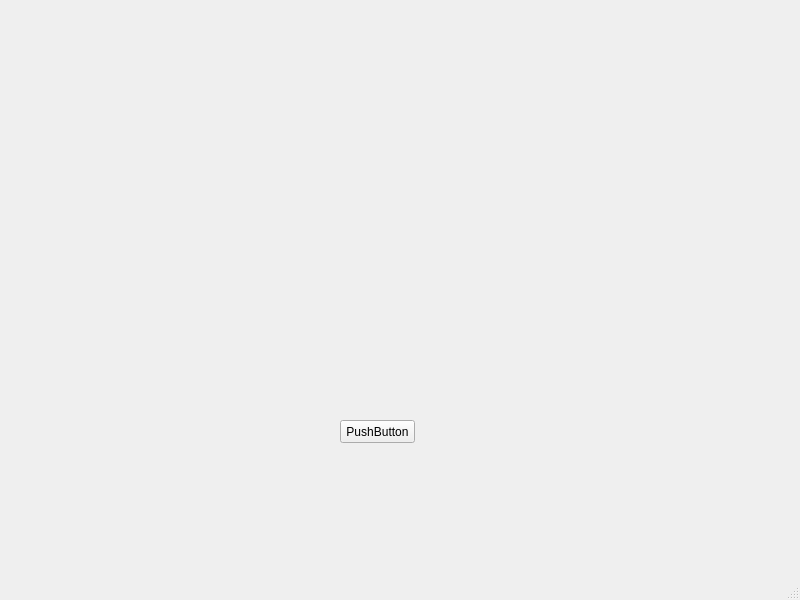
<?xml version="1.0" encoding="UTF-8"?>
<ui version="4.0">
 <class>MainWindow</class>
 <widget class="QMainWindow" name="MainWindow">
  <property name="geometry">
   <rect>
    <x>0</x>
    <y>0</y>
    <width>800</width>
    <height>600</height>
   </rect>
  </property>
  <property name="windowTitle">
   <string>MainWindow</string>
  </property>
  <widget class="QWidget" name="centralwidget">
   <widget class="QPushButton" name="pushButton">
    <property name="geometry">
     <rect>
      <x>340</x>
      <y>420</y>
      <width>75</width>
      <height>23</height>
     </rect>
    </property>
    <property name="text">
     <string>PushButton</string>
    </property>
   </widget>
  </widget>
  <widget class="QMenuBar" name="menubar">
   <property name="geometry">
    <rect>
     <x>0</x>
     <y>0</y>
     <width>800</width>
     <height>21</height>
    </rect>
   </property>
  </widget>
  <widget class="QStatusBar" name="statusbar"/>
 </widget>
 <resources/>
 <connections/>
</ui>
